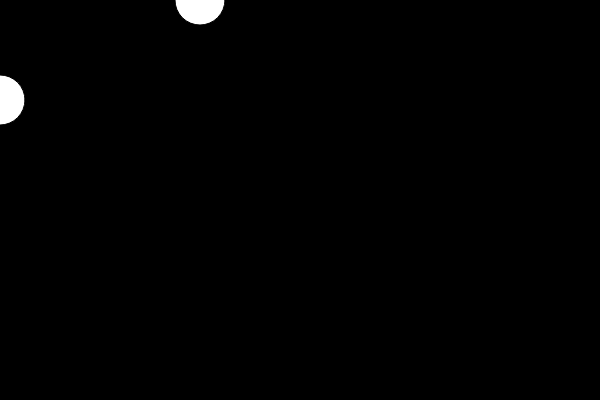
Frame 1 (no input)
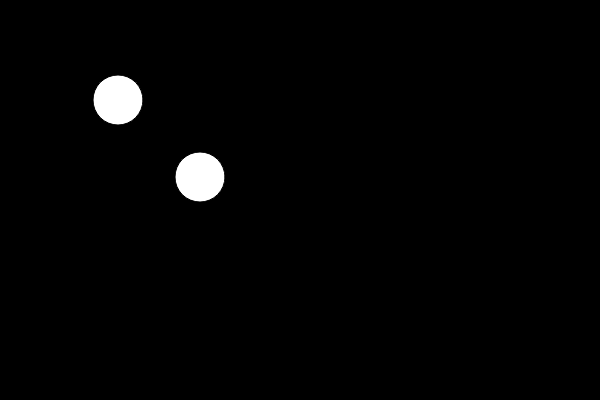
Frame 60 (no input)
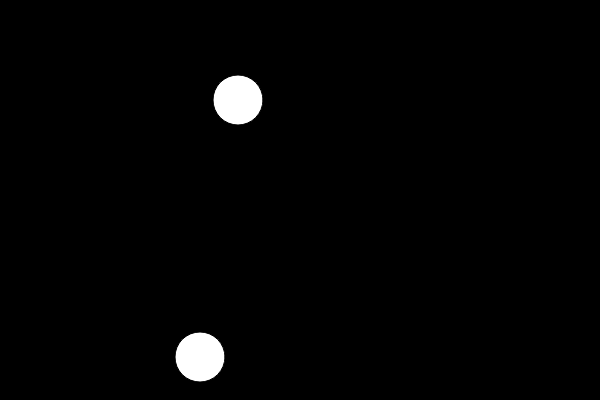
Frame 120 (the mouse pressed at the canvas centre since frame 60)

The p5.js sketch that drew these frames (run headless with seeded random() and noise() and a simulated clock; from frame 60 on, the mouse is pressed at the canvas centre):

// p5.js sketch
// ── sketch.js

var circle1 = {
	x : 0,
	y: 100,
	diameter : 50
};

var circle2 = {
	x : 200,
	y: 0,
	diameter : 50
};

function setup() {
	createCanvas(600, 400);


}

function draw() {
	background(0);
	ellipse(circle1.x,circle1.y,circle1.diameter,circle1.diameter);
	circle1.x+=2
	if (circle1.x > width) {
		circle1.x = circle1.x-width
	}

	ellipse(circle2.x, circle2.y, circle2.diameter, circle2.diameter);
	circle2.y +=3;
	if (circle2.y > height) {
		circle2.y -= height;
	}

}
